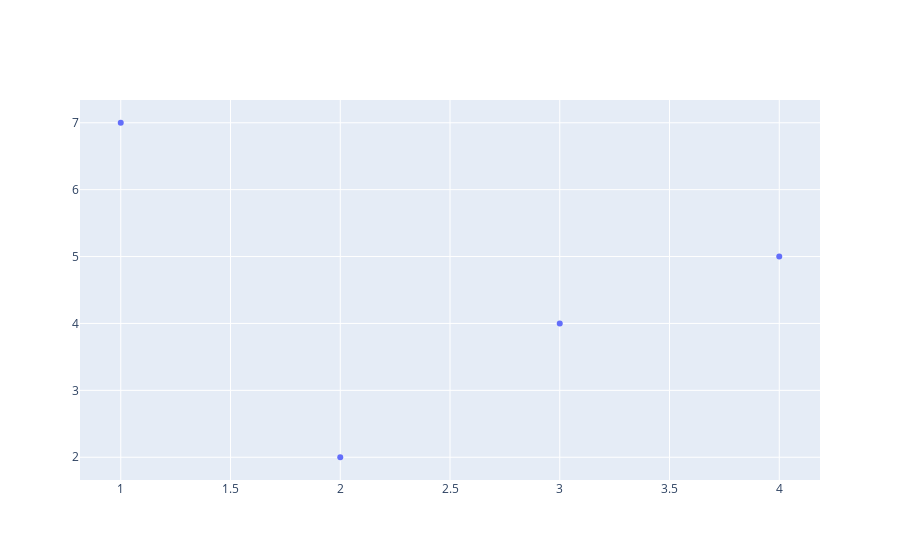

Notebook cell for this chart:
### Code cell
import plotly.graph_objects as go
x = [1,2,3,4,]
y = [7,2,4,5]
fig = go.Figure(go.Scatter(x=x, y=y, mode='markers'))
fig.show()

### Figure 1 — Plotly figure (JSON) as saved in the notebook; plotly's stock layout.template omitted (floating-point values rounded to 4 significant figures)
{"data": [{"mode": "markers", "type": "scatter", "x": [1, 2, 3, 4], "y": [7, 2, 4, 5]}], "layout": {}}
